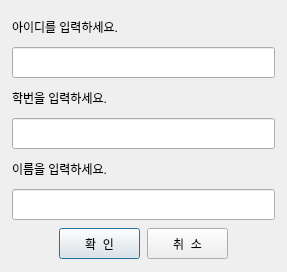
<?xml version="1.0" encoding="UTF-8"?>
<ui version="4.0">
 <class>FindPasswordDialog</class>
 <widget class="QDialog" name="FindPasswordDialog">
  <property name="geometry">
   <rect>
    <x>0</x>
    <y>0</y>
    <width>287</width>
    <height>272</height>
   </rect>
  </property>
  <property name="minimumSize">
   <size>
    <width>287</width>
    <height>272</height>
   </size>
  </property>
  <property name="maximumSize">
   <size>
    <width>287</width>
    <height>272</height>
   </size>
  </property>
  <property name="windowTitle">
   <string>비밀번호 찾기</string>
  </property>
  <layout class="QGridLayout" name="gridLayout">
   <item row="0" column="0">
    <layout class="QVBoxLayout" name="verticalLayout">
     <item>
      <spacer name="verticalSpacer">
       <property name="orientation">
        <enum>Qt::Vertical</enum>
       </property>
       <property name="sizeType">
        <enum>QSizePolicy::Fixed</enum>
       </property>
       <property name="sizeHint" stdset="0">
        <size>
         <width>20</width>
         <height>2</height>
        </size>
       </property>
      </spacer>
     </item>
     <item>
      <layout class="QHBoxLayout" name="horizontalLayout_7">
       <item>
        <spacer name="horizontalSpacer_14">
         <property name="orientation">
          <enum>Qt::Horizontal</enum>
         </property>
         <property name="sizeType">
          <enum>QSizePolicy::Fixed</enum>
         </property>
         <property name="sizeHint" stdset="0">
          <size>
           <width>1</width>
           <height>18</height>
          </size>
         </property>
        </spacer>
       </item>
       <item>
        <widget class="QLabel" name="label_4">
         <property name="styleSheet">
          <string notr="true">font: 11pt &quot;나눔바른고딕&quot;;</string>
         </property>
         <property name="text">
          <string>아이디를 입력하세요.</string>
         </property>
        </widget>
       </item>
       <item>
        <spacer name="horizontalSpacer_15">
         <property name="orientation">
          <enum>Qt::Horizontal</enum>
         </property>
         <property name="sizeHint" stdset="0">
          <size>
           <width>128</width>
           <height>18</height>
          </size>
         </property>
        </spacer>
       </item>
      </layout>
     </item>
     <item>
      <layout class="QHBoxLayout" name="horizontalLayout_8">
       <item>
        <spacer name="horizontalSpacer_16">
         <property name="orientation">
          <enum>Qt::Horizontal</enum>
         </property>
         <property name="sizeType">
          <enum>QSizePolicy::Fixed</enum>
         </property>
         <property name="sizeHint" stdset="0">
          <size>
           <width>1</width>
           <height>28</height>
          </size>
         </property>
        </spacer>
       </item>
       <item>
        <widget class="QLineEdit" name="idLineEdit">
         <property name="minimumSize">
          <size>
           <width>241</width>
           <height>31</height>
          </size>
         </property>
         <property name="styleSheet">
          <string notr="true">font: 11pt &quot;나눔바른고딕&quot;;</string>
         </property>
         <property name="text">
          <string/>
         </property>
        </widget>
       </item>
       <item>
        <spacer name="horizontalSpacer_17">
         <property name="orientation">
          <enum>Qt::Horizontal</enum>
         </property>
         <property name="sizeType">
          <enum>QSizePolicy::Fixed</enum>
         </property>
         <property name="sizeHint" stdset="0">
          <size>
           <width>1</width>
           <height>28</height>
          </size>
         </property>
        </spacer>
       </item>
      </layout>
     </item>
     <item>
      <layout class="QHBoxLayout" name="horizontalLayout">
       <item>
        <spacer name="horizontalSpacer_8">
         <property name="orientation">
          <enum>Qt::Horizontal</enum>
         </property>
         <property name="sizeType">
          <enum>QSizePolicy::Fixed</enum>
         </property>
         <property name="sizeHint" stdset="0">
          <size>
           <width>1</width>
           <height>18</height>
          </size>
         </property>
        </spacer>
       </item>
       <item>
        <widget class="QLabel" name="label">
         <property name="styleSheet">
          <string notr="true">font: 11pt &quot;나눔바른고딕&quot;;</string>
         </property>
         <property name="text">
          <string>학번을 입력하세요.</string>
         </property>
        </widget>
       </item>
       <item>
        <spacer name="horizontalSpacer_4">
         <property name="orientation">
          <enum>Qt::Horizontal</enum>
         </property>
         <property name="sizeHint" stdset="0">
          <size>
           <width>128</width>
           <height>18</height>
          </size>
         </property>
        </spacer>
       </item>
      </layout>
     </item>
     <item>
      <layout class="QHBoxLayout" name="horizontalLayout_2">
       <item>
        <spacer name="horizontalSpacer_7">
         <property name="orientation">
          <enum>Qt::Horizontal</enum>
         </property>
         <property name="sizeType">
          <enum>QSizePolicy::Fixed</enum>
         </property>
         <property name="sizeHint" stdset="0">
          <size>
           <width>1</width>
           <height>28</height>
          </size>
         </property>
        </spacer>
       </item>
       <item>
        <widget class="QLineEdit" name="stuNumLineEdit">
         <property name="minimumSize">
          <size>
           <width>241</width>
           <height>31</height>
          </size>
         </property>
         <property name="styleSheet">
          <string notr="true">font: 11pt &quot;나눔바른고딕&quot;;</string>
         </property>
         <property name="text">
          <string/>
         </property>
        </widget>
       </item>
       <item>
        <spacer name="horizontalSpacer_10">
         <property name="orientation">
          <enum>Qt::Horizontal</enum>
         </property>
         <property name="sizeType">
          <enum>QSizePolicy::Fixed</enum>
         </property>
         <property name="sizeHint" stdset="0">
          <size>
           <width>1</width>
           <height>28</height>
          </size>
         </property>
        </spacer>
       </item>
      </layout>
     </item>
     <item>
      <layout class="QHBoxLayout" name="horizontalLayout_3">
       <item>
        <spacer name="horizontalSpacer_11">
         <property name="orientation">
          <enum>Qt::Horizontal</enum>
         </property>
         <property name="sizeType">
          <enum>QSizePolicy::Fixed</enum>
         </property>
         <property name="sizeHint" stdset="0">
          <size>
           <width>1</width>
           <height>18</height>
          </size>
         </property>
        </spacer>
       </item>
       <item>
        <widget class="QLabel" name="label_2">
         <property name="styleSheet">
          <string notr="true">font: 11pt &quot;나눔바른고딕&quot;;</string>
         </property>
         <property name="text">
          <string>이름을 입력하세요.</string>
         </property>
        </widget>
       </item>
       <item>
        <spacer name="horizontalSpacer_5">
         <property name="orientation">
          <enum>Qt::Horizontal</enum>
         </property>
         <property name="sizeHint" stdset="0">
          <size>
           <width>128</width>
           <height>18</height>
          </size>
         </property>
        </spacer>
       </item>
      </layout>
     </item>
     <item>
      <layout class="QHBoxLayout" name="horizontalLayout_4">
       <item>
        <spacer name="horizontalSpacer_6">
         <property name="orientation">
          <enum>Qt::Horizontal</enum>
         </property>
         <property name="sizeType">
          <enum>QSizePolicy::Fixed</enum>
         </property>
         <property name="sizeHint" stdset="0">
          <size>
           <width>1</width>
           <height>28</height>
          </size>
         </property>
        </spacer>
       </item>
       <item>
        <widget class="QLineEdit" name="nameLineEdit">
         <property name="minimumSize">
          <size>
           <width>241</width>
           <height>31</height>
          </size>
         </property>
         <property name="styleSheet">
          <string notr="true">font: 11pt &quot;나눔바른고딕&quot;;</string>
         </property>
        </widget>
       </item>
       <item>
        <spacer name="horizontalSpacer_9">
         <property name="orientation">
          <enum>Qt::Horizontal</enum>
         </property>
         <property name="sizeType">
          <enum>QSizePolicy::Fixed</enum>
         </property>
         <property name="sizeHint" stdset="0">
          <size>
           <width>1</width>
           <height>28</height>
          </size>
         </property>
        </spacer>
       </item>
      </layout>
     </item>
     <item>
      <spacer name="verticalSpacer_2">
       <property name="orientation">
        <enum>Qt::Vertical</enum>
       </property>
       <property name="sizeType">
        <enum>QSizePolicy::Fixed</enum>
       </property>
       <property name="sizeHint" stdset="0">
        <size>
         <width>20</width>
         <height>2</height>
        </size>
       </property>
      </spacer>
     </item>
     <item>
      <layout class="QHBoxLayout" name="horizontalLayout_5">
       <item>
        <spacer name="horizontalSpacer_2">
         <property name="orientation">
          <enum>Qt::Horizontal</enum>
         </property>
         <property name="sizeHint" stdset="0">
          <size>
           <width>28</width>
           <height>28</height>
          </size>
         </property>
        </spacer>
       </item>
       <item>
        <widget class="QPushButton" name="okButton">
         <property name="minimumSize">
          <size>
           <width>81</width>
           <height>31</height>
          </size>
         </property>
         <property name="maximumSize">
          <size>
           <width>81</width>
           <height>31</height>
          </size>
         </property>
         <property name="styleSheet">
          <string notr="true">font: 10pt &quot;나눔바른고딕&quot;;</string>
         </property>
         <property name="text">
          <string>확  인</string>
         </property>
        </widget>
       </item>
       <item>
        <spacer name="horizontalSpacer">
         <property name="orientation">
          <enum>Qt::Horizontal</enum>
         </property>
         <property name="sizeType">
          <enum>QSizePolicy::Fixed</enum>
         </property>
         <property name="sizeHint" stdset="0">
          <size>
           <width>1</width>
           <height>28</height>
          </size>
         </property>
        </spacer>
       </item>
       <item>
        <widget class="QPushButton" name="cancelButton">
         <property name="minimumSize">
          <size>
           <width>81</width>
           <height>31</height>
          </size>
         </property>
         <property name="maximumSize">
          <size>
           <width>81</width>
           <height>31</height>
          </size>
         </property>
         <property name="styleSheet">
          <string notr="true">font: 10pt &quot;나눔바른고딕&quot;;</string>
         </property>
         <property name="text">
          <string>취  소</string>
         </property>
        </widget>
       </item>
       <item>
        <spacer name="horizontalSpacer_3">
         <property name="orientation">
          <enum>Qt::Horizontal</enum>
         </property>
         <property name="sizeHint" stdset="0">
          <size>
           <width>28</width>
           <height>28</height>
          </size>
         </property>
        </spacer>
       </item>
      </layout>
     </item>
     <item>
      <spacer name="verticalSpacer_3">
       <property name="orientation">
        <enum>Qt::Vertical</enum>
       </property>
       <property name="sizeType">
        <enum>QSizePolicy::Fixed</enum>
       </property>
       <property name="sizeHint" stdset="0">
        <size>
         <width>20</width>
         <height>2</height>
        </size>
       </property>
      </spacer>
     </item>
    </layout>
   </item>
  </layout>
 </widget>
 <resources/>
 <connections/>
</ui>
